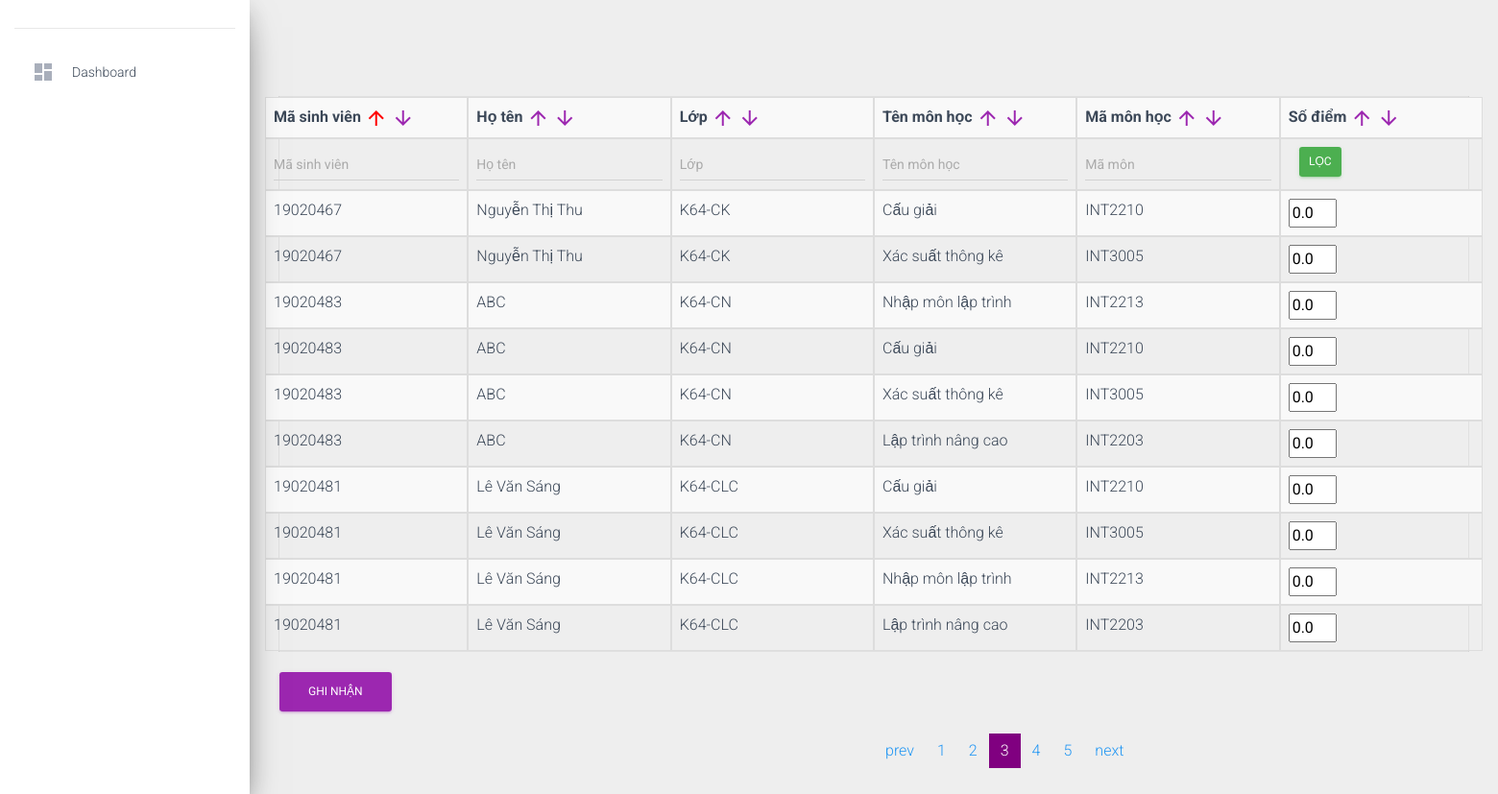
The app's page /queryOnSchoolGrade.php?type=view&direction=ASC&order=studentId&page=3, older data.
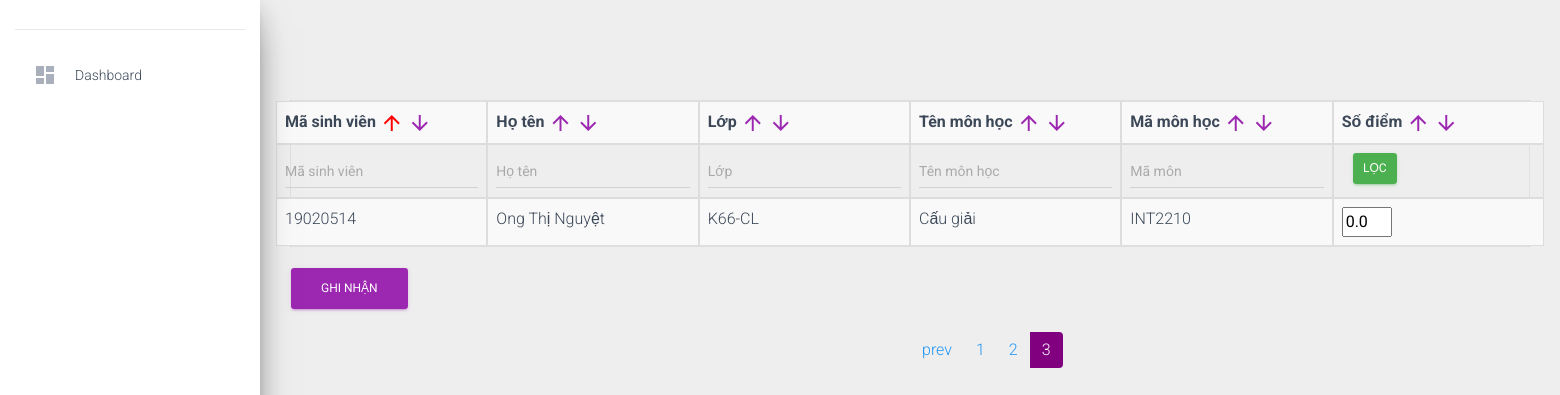
The same page, newer data.
### tables this page shows
CREATE TABLE `scores` (
  `id` int(11) NOT NULL,
  `score` decimal(3,1) NOT NULL,
  `courseId` int(11) NOT NULL,
  `studentId` int(11) NOT NULL
);

CREATE TABLE `courses` (
  `id` int(11) NOT NULL,
  `credit` int(11) NOT NULL,
  `startTime` varchar(5) NOT NULL,
  `endTime` varchar(5) NOT NULL,
  `place` varchar(11) NOT NULL,
  `courseCode` varchar(15) NOT NULL,
  `courseName` varchar(50) NOT NULL,
  `courseClassCode` varchar(20) NOT NULL,
  `maxStudent` int(11) NOT NULL,
  `teacherId` int(11) NOT NULL
);

### function/functions.php (called while the page is built, shortened)
<?php
function selectElementFrom($table, $element = '*', $condition = "1", $limit = "")
{
    global $conn;
    $sqlSelect = "SELECT $element FROM $table WHERE $condition $limit";
    $query = $conn->query($sqlSelect);
    return $query;
}
        ?>
        <?php
function checkStatusOrder($order, $direction)
{
    if (isset($_GET['order']) && $_GET['order'] == $order &&
        isset($_GET['direction']) && $_GET['direction'] == $direction) {
        return true;
    }
    return false;
}
?>

### module/score/queryOnGrades.php (called while the page is built, shortened)
<?php
require_once "function/functions.php";
require_once "./connection.php";
require_once "./models/Score.php";
$limit = "";
$scoreModel = new Score("", "");
if (isset($_GET['page'])) {
    $page = $_GET['page'];
    $limit = "LIMIT " . ($page - 1) * LIMIT . ", " . LIMIT;
}
if (isset($_POST['filter'])) {
    $result = filterScores();
    $totalRes = $result->num_rows;
    $result = filterScores($limit);
} else if (isset($_GET['order'])) {
    $orderBy = $_GET['order'];
    $table = "SELECT scores.id, scores.studentId, fullName, className, scores.courseId, credit, courseCode, courseName, courseClassCode, scores.score FROM `scores`
                LEFT JOIN (SELECT students.id studentId, students.fullName, classes.id classId, classes.className className
                           FROM `students`
                           LEFT JOIN classes
                           ON students.classId = classes.id  ) studentList
                           ON scores.studentId = studentList.studentId
                LEFT JOIN courses ON scores.courseId = courses.id ";
    $result = $scoreModel->filter("$orderBy", "$orderBy", -1, "$page", "$table");
    $totalRes = $result->num_rows;
    $result = $scoreModel->filter("$orderBy", "$orderBy", LIMIT, "$page", "$table");
} else {
    $result = selectElementFrom('scores', "*", "1");
}
if ($result) {
    $scoreList = array();
    while ($data = $result->fetch_assoc()) {
        $selectStudent = selectElementFrom('students', "*", "id = '$data[studentId]'");
        $student = $selectStudent->fetch_assoc();
        $name = $student['fullName'];
        $classId = $student['classId'];
        $selectClass = selectElementFrom('classes', "*", "id = '$classId'");
        $class = $selectClass->fetch_assoc();
        $class = $class['className'];
        $selectCourse = selectElementFrom('courses', "*", "id = '$data[courseId]'");
        $course = $selectCourse->fetch_assoc();
        $courseName = $course['courseName'];
        $position = $course['id'] . "_" . "$data[studentId]";
        $scoreList[] = [
            "studentId" => $data['studentId'],
            "studentName" => $name,
            "class" => $class,
            "courseName" => $courseName,
            "courseCode" => $course['courseCode'],
            "score" => $data['score'],
            "position" => $position
        ];
    }
} else {
    echo "error at GetData";
}
?>

### models/Score.php (called while the page is built, shortened)
<?php
require_once "BaseModel.php";
class Score extends BaseModel
{
    public function __construct($studentId, $courseId)
    {
        global $conn;
        $this->conn = $conn;
    }
}

### models/BaseModel.php (called while the page is built, shortened)
<?php
abstract class BaseModel
{
    protected $conn;
    protected $table = 'table';
    public function filter($column, $direction = 'DESC', $limit = 10, $page = 1, $table="")
    {
        $condition = '1';
        if ($limit != -1)
        {
            $condition .= ' ORDER BY ' . $column . ' ' . $direction . ' LIMIT ' . ($limit * ($page - 1)) . ', ' . $limit;
        } else {
            $condition .= ' ORDER BY ' . $column . ' ' . $direction;
        }
        if ($table == "" )
        {
            $sqlSelect = "SELECT * FROM {$this->table} WHERE $condition";
        }
        else
        {
            $sqlSelect = "$table";
            if ($limit != -1) {
                $sqlSelect .= " LIMIT " . ($limit * ($page - 1)) . ', ' . $limit;
            }
        }
        return $this->conn->query($sqlSelect);
    }
}

### module/score/view.php (the view, shortened to what the changed rows need)
<form method='post' action='#'>
    <table class='table table-striped table-hover table-bordered' style='width:  100%;'>
        <tr class="row">
            <th class="col-sm-2">Mã sinh viên
                <a href="queryOnSchoolGrade.php?type=view&order=studentId&direction=ASC&page=1"
                   class="<?= (checkStatusOrder('studentId', 'ASC')) ? 'activeDir' : '' ?>">
                    <i class="material-icons">arrow_upward</i>
                </a>
                <a href="queryOnSchoolGrade.php?type=view&order=studentId&direction=DESC&page=1"
                   class="<?= (checkStatusOrder('studentId', 'DESC')) ? 'activeDir' : '' ?>">
                    <i class="material-icons">arrow_downward</i>
                </a>
            </th>
            <th class="col-sm-2">Họ tên
                <a href="queryOnSchoolGrade.php?type=view&order=fullName&direction=ASC&page=1"
                   class="<?= (checkStatusOrder('fullName', 'ASC')) ? 'activeDir' : '' ?>">
                    <i class="material-icons">arrow_upward</i>
                </a>
                <a href="queryOnSchoolGrade.php?type=view&order=fullName&direction=DESC&page=1"
                   class="<?= (checkStatusOrder('fullName', 'DESC')) ? 'activeDir' : '' ?>">
                    <i class="material-icons">arrow_downward</i>
                </a>
            </th>
            <th class="col-sm-2">Lớp
                <a href="queryOnSchoolGrade.php?type=view&order=className&direction=ASC&page=1"
                   class="<?= (checkStatusOrder('className', 'ASC')) ? 'activeDir' : '' ?>">
                    <i class="material-icons">arrow_upward</i>
                </a>
                <a href="queryOnSchoolGrade.php?type=view&order=className&direction=DESC&page=1"
                   class="<?= (checkStatusOrder('className', 'DESC')) ? 'activeDir' : '' ?>">
                    <i class="material-icons">arrow_downward</i>
                </a>
            </th>
            <th class="col-sm-2">Tên môn học
                <a href="queryOnSchoolGrade.php?type=view&order=courseName&direction=ASC&page=1"
                   class="<?= (checkStatusOrder('courseName', 'ASC')) ? 'activeDir' : '' ?>">
                    <i class="material-icons">arrow_upward</i>
                </a>
                <a href="queryOnSchoolGrade.php?type=view&order=courseName&direction=DESC&page=1"
                   class="<?= (checkStatusOrder('courseName', 'DESC')) ? 'activeDir' : '' ?>">
                    <i class="material-icons">arrow_downward</i>
                </a>
            </th>
            <th class="col-sm-2">Mã môn học
                <a href="queryOnSchoolGrade.php?type=view&order=courseCode&direction=ASC&page=1"
                   class="<?= (checkStatusOrder('courseCode', 'ASC')) ? 'activeDir' : '' ?>">
                    <i class="material-icons">arrow_upward</i>
                </a>
                <a href="queryOnSchoolGrade.php?type=view&order=courseCode&direction=DESC&page=1"
                   class="<?= (checkStatusOrder('courseCode', 'DESC')) ? 'activeDir' : '' ?>">
                    <i class="material-icons">arrow_downward</i>
                </a>
            </th>
            <th class="col-sm-2">Số điểm
                <a href="queryOnSchoolGrade.php?type=view&order=score&direction=ASC&page=1"
                   class="<?= (checkStatusOrder('score', 'ASC')) ? 'activeDir' : '' ?>">
                    <i class="material-icons">arrow_upward</i>
                </a>
                <a href="queryOnSchoolGrade.php?type=view&order=score&direction=DESC&page=1"
                   class="<?= (checkStatusOrder('score', 'DESC')) ? 'activeDir' : '' ?>">
                    <i class="material-icons">arrow_downward</i>
                </a>
            </th>
        </tr>
        <tr class="row">
            <th class="col-sm-2"><input type="text" name="studentId" placeholder="Mã sinh viên"
                                        class="form-control"
                                        value="<?= isset($_POST['studentId']) ? $_POST['studentId'] : '' ?>">
            </th>
            <th class="col-sm-2"><input type="text" name="studentName" placeholder="Họ tên"
                                        class="form-control"
                                        value="<?= isset($_POST['studentName']) ? $_POST['studentName'] : '' ?>">
            </th>
            <th class="col-sm-2"><input type="text" name="className" placeholder="Lớp"
                                        class="form-control"
                                        value="<?= isset($_POST['className']) ? $_POST['className'] : '' ?>">
            </th>
            <th class="col-sm-2"><input type="text" name="courseName" placeholder="Tên môn học"
                                        class="form-control"
                                        value="<?= isset($_POST['courseName']) ? $_POST['courseName'] : '' ?>">
            </th>
            <th class="col-sm-2"><input type="text" name="courseCode" placeholder="Mã môn"
                                        class="form-control"
                                        value="<?= isset($_POST['courseCode']) ? $_POST['courseCode'] : '' ?>">
            </th>
            <th class='col-sm-2'><input type="submit" class="btn btn-success"
                                        style="padding: 7px 10px; margin: 0px 11px" name="filter"
                                        value="Lọc"></th>
        </tr>
        <?php
            if (count($scoreList) > 0 ) {
                foreach ($scoreList as $row) { ?>
                    <tr class='row'>
                        <td class='col-sm-2'><?=$row['studentId']?></td>
                        <td class='col-sm-2'><?=$row['studentName']?></td>
                        <td class='col-sm-2'><?=$row['class']?></td>
                        <td class='col-sm-2'><?=$row['courseName']?></td>
                        <td class='col-sm-2'><?=$row['courseCode']?></td>
                        <td class='col-sm-2'>
                            <input type='text' name='<?=$row['position']?>' style='width: 50px;' value='<?=$row['score']?>'>
                        </td>
                    </tr>
                <?php }
            }
        ?>
    </table>
</form>
<?php
$total_pages = ceil($totalRes / LIMIT);
$pagLink = "<ul class='pagination'>";
$page = isset($_GET['page']) ? $_GET['page'] : 0;
if ($page > 1) {
    $pagLink .= "<li class='page-item'>
        <a class='page-link'
                href='queryOnSchoolGrade.php?type=view&direction=$_GET[direction]&order=$_GET[order]&page=" . ($page - 1) . "'>" . 'prev' . "
        </a>
    </li>";
}
for ($i = 1; $i <= $total_pages; $i++) {
    $pagLink .= "<li class='page-item'>";
    if (isset($_GET['page']) && $_GET['page'] == $i) {
        if (isset($_GET['order'])) {
            $pagLink .= "<a class='page-link active' href='queryOnSchoolGrade.php?type=view&order=$_GET[order]&direction=$_GET[direction]&page=" . $i . "'>" . $i . "</a>";
        } else {
            $pagLink .= "<a class='page-link active' href='queryOnSchoolGrade.php?type=view&direction=$_GET[direction]&page=" . $i . "'>" . $i . "</a>";
        }
    } else {
        if (isset($_GET['order'])) {
            $pagLink .= "<a class='page-link' href='queryOnSchoolGrade.php?type=view&direction=$_GET[direction]&order=$_GET[order]&page=" . $i . "'>" . $i . "</a>";
        } else {
            $pagLink .= "<a class='page-link' href='queryOnSchoolGrade.php?type=view&direction=$_GET[direction]&page=" . $i . "'>" . $i . "</a>";
        }
    }
    $pagLink .= "</li>";
}
if ($page < $total_pages) {
    $pagLink .= "<li class='page-item'>
        <a class='page-link'
                href='queryOnSchoolGrade.php?type=view&direction=$_GET[direction]&order=$_GET[order]&page=".($page + 1)."'>".'next'."
        </a>
    </li>";
}
echo $pagLink . "</ul>";

Row changes from the older to the newer data that the page shows:
removed scores: studentId "19020467", studentName "Nguyễn Thị Thu", class "K64-CK", courseId.courseName "Cấu giải", courseId.courseCode "INT2210", score "0.0"
removed scores: studentId "19020467", studentName "Nguyễn Thị Thu", class "K64-CK", courseId.courseName "Xác suất thông kê", courseId.courseCode "INT3005", score "0.0"
removed scores: studentId "19020483", studentName "ABC", class "K64-CN", courseId.courseName "Nhập môn lập trình", courseId.courseCode "INT2213", score "0.0"
removed scores: studentId "19020483", studentName "ABC", class "K64-CN", courseId.courseName "Cấu giải", courseId.courseCode "INT2210", score "0.0"
removed scores: studentId "19020483", studentName "ABC", class "K64-CN", courseId.courseName "Xác suất thông kê", courseId.courseCode "INT3005", score "0.0"
removed scores: studentId "19020483", studentName "ABC", class "K64-CN", courseId.courseName "Lập trình nâng cao", courseId.courseCode "INT2203", score "0.0"
removed scores: studentId "19020481", studentName "Lê Văn Sáng", class "K64-CLC", courseId.courseName "Cấu giải", courseId.courseCode "INT2210", score "0.0"
removed scores: studentId "19020481", studentName "Lê Văn Sáng", class "K64-CLC", courseId.courseName "Xác suất thông kê", courseId.courseCode "INT3005", score "0.0"
removed scores: studentId "19020481", studentName "Lê Văn Sáng", class "K64-CLC", courseId.courseName "Nhập môn lập trình", courseId.courseCode "INT2213", score "0.0"
removed scores: studentId "19020481", studentName "Lê Văn Sáng", class "K64-CLC", courseId.courseName "Lập trình nâng cao", courseId.courseCode "INT2203", score "0.0"
added scores: studentId "19020514", studentName "Ong Thị Nguyệt", class "K66-CL", courseId.courseName "Cấu giải", courseId.courseCode "INT2210", score "0.0"
Text that changed along with them:
list line gone: "4"
list line gone: "5"
text no longer shown: "next"
